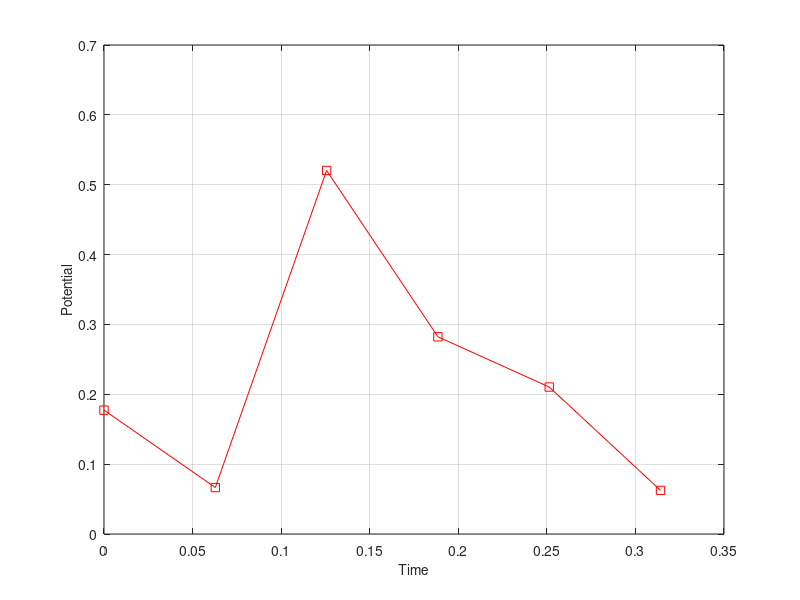

The MATLAB source for this figure:
t(1)=0;                      %Initial time
dt=pi/50;
potential(1)=rand;           %Initial random potential

    for k=1:1:5
        potential(k+1)=potential(k)+(sqrt(dt))*(randn)   %Calculates potential 
        t(k+1)=t(k)+dt;                                 %Time increment
    end
 
 plot(t,potential, '-rs')                                %Plots time against potential
 xlabel('Time','FontSize', 10)
 ylabel('Potential','FontSize',10)
 grid on



